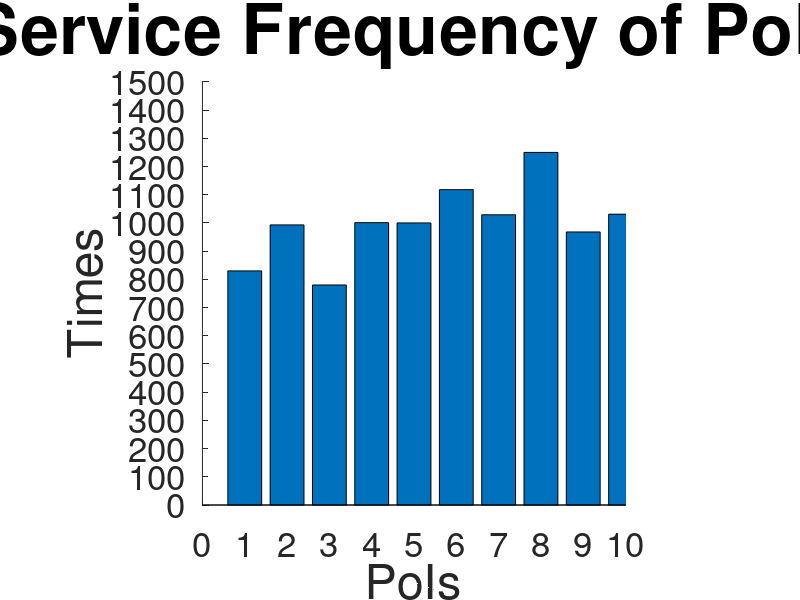

The MATLAB script that drew this image: (Note: this script raises an error after producing the figure.)
%%%%%%%%%%%%%%%%%%%%%%%%%%%%%%%%%%%%%%%%%%%%%%%%%%%%%%%%%%%%%%%%%%%%%%%%%%
sevices=10;%PoIs
price=[];
i =1;
u=[0.25;0.5;0.75;1];%price range
while i <= sevices
    price = [price;u(randi(4))];
    i=i+1;
end

x = [];
y1= [];
y2= [];
y3= [];
y4= [];

a=0;
while a<=1.00 %β

    opt.aoi =[];
    i =1;
    while i <= sevices
        opt.aoi = [opt.aoi;0];
        i=i+1;
    end

    aoi =[];
    i =1;
    while i <= sevices
        aoi = [aoi;0];
        i=i+1;
    end

    without_aoi =[];
    i =1;
    while i <= sevices
        without_aoi = [without_aoi;0];
        i=i+1;
    end

    if abs(a-0.01) < 0.001 %draw data
        account1 =[];
        i =1;
        while i <= sevices
            account1 = [account1;0];
            i=i+1;
        end
    end
    if abs(a-0.10) < 0.001 %draw data
        account2 =[];
        i =1;
        while i <= sevices
            account2 = [account2;0];
            i=i+1;
        end
    end
    if abs(a-0.50) < 0.001 %draw data
        account3 =[];
        i =1;
        while i <= sevices
            account3 = [account3;0];
            i=i+1;
        end
    end

    opt.maxaoi=0;
    maxaoi=0;
    without_maxaoi=0;

    opt.totalaoi=0;
    totalaoi=0;
    without_totalaoi=0;

    t=1;
    T=10000;%num of time t
    cell=[];


    while t<=T %num of time t

        if mod(t,100)==0

            randIndex = randperm(size(price,1));

            price=price(randIndex,:);%The price of each node is reset every 100 rounds

        end

        [M,I] = max(opt.aoi);
        B=[I;M];
        opt.maxaoi = opt.maxaoi+B(2);%Cumulative opt maximum aoi

        k =1;
        while k <= sevices
            opt.totalaoi = opt.totalaoi+opt.aoi(k);%Cumulative opt overall aoi
            k=k+1;
        end

        j =1;
        while j <= sevices
            opt.aoi(j) = opt.aoi(j)+1;%Opt's Aoi overall +1
            j=j+1;
        end

        opt.aoi(B(1))=0;%After opt selects the service node, aoi is set to zero.

        [M,I] = max(aoi);
        B=[I;M];
        maxaoi = maxaoi+B(2);% cumulative incentive maximum aoi

        compare=[];
        l =1;
        while l <= sevices
            compare=[compare;a*aoi(l)-price(l)];%Incentive Bidding
            l=l+1;
        end
        [M,I] = max(compare);
        B=[I;M];
        cell=[cell;I];

        k =1;
        while k <= sevices
            totalaoi = totalaoi+aoi(k);% cumulative incentive overall aoi
            k=k+1;
        end

        j =1;
        while j <= sevices
            aoi(j) = aoi(j)+1;% Incentive aoi overall +1
            j=j+1;
        end

        aoi(B(1))=0;% Incentive to set aoi to zero after selecting service node

        if abs(a-0.01) < 0.001
            account1(B(1))=account1(B(1))+1;%Incentive statistics of the number of calls of each node
            D1=a;
        end
        if abs(a-0.10) < 0.001
            account2(B(1))=account2(B(1))+1;%Incentive statistics of the number of calls of each node
            D2=a;
        end
        if abs(a-0.50) < 0.001
            account3(B(1))=account3(B(1))+1;%Incentive statistics of the number of calls of each node
            D3=a;
        end
        %%%%%%%%%%%%%%%%%%%%%%%%%%%%%%%%%%%%%%%%%%%%%%%%%%%%%%%%%%%%%%%%%%%%%%%%%%
        [M,I] = max(without_aoi);
        B=[I;M];
        without_maxaoi = without_maxaoi+B(2);%Cumulative opt without aoi

        [M,I] = min(price);
        B=[I;M];

        k =1;
        while k <= sevices
            without_totalaoi = without_totalaoi+without_aoi(k);%Cumulative opt overall aoi
            k=k+1;
        end

        j =1;
        while j <= sevices
            without_aoi(j) = without_aoi(j)+1;%without's Aoi overall +1
            j=j+1;
        end

        without_aoi(I)=0;%After without selects the service node, aoi is set to zero.
        %%%%%%%%%%%%%%%%%%%%%%%%%%%%%%%%%%%%%%%%%%%%%%%%%%%%%%%%%%%%%%%%%%%%%%%%%%

        t=t+1;
    end

    if abs(a-0.01) < 0.001
        figure(1)
        axis([0 10 0 1500]);
        set(gca,'XTick',[0:1:10],'FontSize',25) %x axis range 0-10, interval 1
        set(gca,'YTick',[0:100:1500],'FontSize',25) %y axis range 0-2000, interval 100
        axis square;
        hold on;

        % Add title and tags
        title('Service Frequency of PoIs','FontSize',50);
        xlabel('PoIs','FontSize',35);
        ylabel('Times','FontSize',35);


        X = 1:1:sevices;
        Y = account1;
        tbar=bar(X,Y);

        xtips = tbar.XEndPoints;
        ytips = tbar.YEndPoints;
        labels = string(tbar.YData);
        text(xtips,ytips,labels,'HorizontalAlignment','center',...
            'VerticalAlignment','bottom','FontSize', 25)

        line([1:length(X)], Y, 'Color', 'r', 'LineStyle', '--', 'Marker', 'o')
    end
    if abs(a-0.10) < 0.001
        figure(2)
        axis([0 10 0 1200]);
        set(gca,'XTick',[0:1:10],'FontSize',25) %x axis range 0-10, interval 1
        set(gca,'YTick',[0:100:1200],'FontSize',25) %y axis range 0-2000, interval 100
        axis square;
        hold on;

        % Add title and tags
        title('Service Frequency of PoIs','FontSize',50);
        xlabel('PoIs','FontSize',35);
        ylabel('Times','FontSize',35);


        X = 1:1:sevices;
        Y = account2;
        tbar=bar(X,Y);

        xtips = tbar.XEndPoints;
        ytips = tbar.YEndPoints;
        labels = string(tbar.YData);
        text(xtips,ytips,labels,'HorizontalAlignment','center',...
            'VerticalAlignment','bottom','FontSize', 25)

        line([1:length(X)], Y, 'Color', 'r', 'LineStyle', '--', 'Marker', 'o')
    end
    if abs(a-0.50) < 0.001
        figure(3)
        axis([0 10 0 1200]);
        set(gca,'XTick',[0:1:10],'FontSize',25) %x axis range 0-10, interval 1
        set(gca,'YTick',[0:100:1200],'FontSize',25) %y axis range 0-2000, interval 100
        axis square;
        hold on;

        % Add title and tags
        title('Service Frequency of PoIs','FontSize',50);
        xlabel('PoIs','FontSize',35);
        ylabel('Times','FontSize',35);


        X = 1:1:sevices;
        Y = account3;
        tbar=bar(X,Y);

        xtips = tbar.XEndPoints;
        ytips = tbar.YEndPoints;
        labels = string(tbar.YData);
        text(xtips,ytips,labels,'HorizontalAlignment','center',...
            'VerticalAlignment','bottom','FontSize', 25)

        line([1:length(X)], Y, 'Color', 'r', 'LineStyle', '--', 'Marker', 'o')
    end

    x = [x;a] ;
    y1= [y1;1-opt.maxaoi/maxaoi];
    y2= [y2;1-opt.totalaoi/totalaoi];
    y3= [y3;1-opt.maxaoi/without_maxaoi];
    y4= [y4;1-opt.totalaoi/without_totalaoi];

    a=a+0.01;

end

figure(4)
axis([0 1 0 1]);
set(gca,'XTick',[0:0.2:1],'FontSize',25) %x axis range 0-1, interval 0.2
set(gca,'YTick',[0:0.1:1],'FontSize',25) %y axis range 0-1, interval 0.1
axis square;
hold on;
% Add title and tags
%title('PoA');
xlabel('Reward Rate \beta','FontSize',35);
ylabel('Price of Anarchy (PoA)','FontSize',35);

plot(x,y1,'-db',x,y2,'-oc',x,y3,'-hg',x,y4,'-xr','linewidth',2,'MarkerSize',10); % linear, color, marker
legend('AVG Maximum Age of Incentive Strategy','AVG Total Age of Incentive Strategy','AVG Maximum Age of without Incentive','AVG Total Age of without Incentive','FontSize',20);   % Upper right corner mark
grid on
